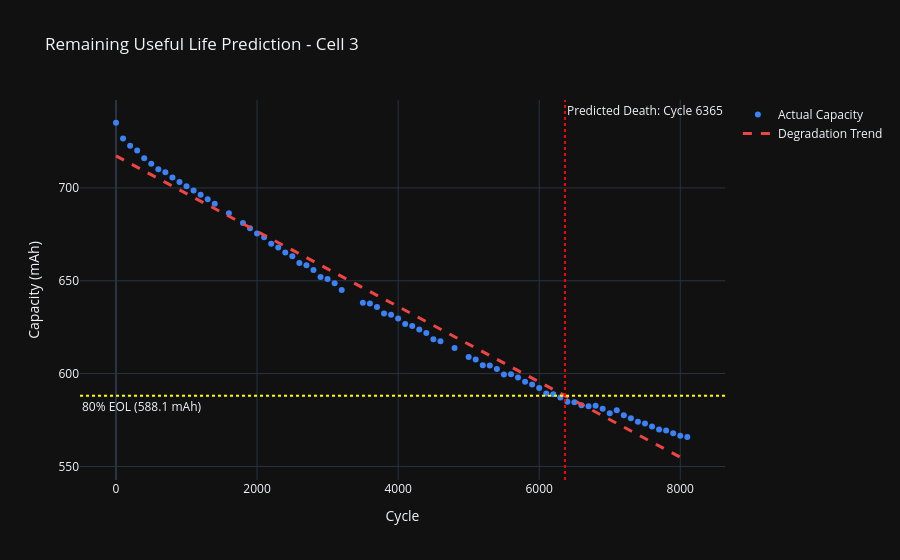

Here is the notebook cell this chart was saved with:
### Markdown cell above
Cell 3 Prediction

### Code cell
# Select one specific cell for the prediction (e.g., cell '3')
cell_id = '3'
df_cell = df[df['cell'] == cell_id].dropna(subset=['capacity_mAh', 'cyc']).copy()

# Calculate 80% EOL Threshold based on the first recorded cycle
initial_cap = df_cell['capacity_mAh'].iloc[0]
eol_cap = initial_cap * 0.8

# Fit a simple linear trendline (y = mx + c)
coefficients = np.polyfit(df_cell['cyc'], df_cell['capacity_mAh'], 1)
trend_func = np.poly1d(coefficients)

# Calculate mathematically at what cycle the trendline hits the EOL capacity
# mx + c = eol_cap  =>  x = (eol_cap - c) / m
predicted_eol_cycle = (eol_cap - coefficients[1]) / coefficients[0]

# Create X values for the trendline that stretch out past the EOL
x_trend = np.linspace(0, max(df_cell['cyc'].max(), predicted_eol_cycle * 1.1), 100)

fig_rul = go.Figure()

# 1. Plot actual data
fig_rul.add_trace(go.Scatter(
    x=df_cell['cyc'], y=df_cell['capacity_mAh'], 
    mode='markers', name='Actual Capacity', marker=dict(color='#3b82f6')
))

# predictive trendline
fig_rul.add_trace(go.Scatter(
    x=x_trend, y=trend_func(x_trend), 
    mode='lines', name='Degradation Trend', 
    line=dict(dash='dash', color='#ef4444', width=3)
))

# 80% EOL horizontal line
fig_rul.add_hline(
    y=eol_cap, line_dash="dot", line_color="yellow", 
    annotation_text=f"80% EOL ({eol_cap:.1f} mAh)", 
    annotation_position="bottom left"
)

# Predicted EOL vertical line
fig_rul.add_vline(
    x=predicted_eol_cycle, line_dash="dot", line_color="red",
    annotation_text=f"Predicted Death: Cycle {int(predicted_eol_cycle)}", 
    annotation_position="top right"
)

fig_rul.update_layout(
    title=f"Remaining Useful Life Prediction - Cell {cell_id}",
    xaxis_title="Cycle",
    yaxis_title="Capacity (mAh)",
    template="plotly_dark"
)

fig_rul.show()

### Figure 1 — Plotly figure (JSON) as saved in the notebook; plotly's stock layout.template omitted (floating-point values rounded to 4 significant figures)
{"data": [{"marker": {"color": "#3b82f6"}, "mode": "markers", "name": "Actual Capacity", "type": "scatter", "x": [0, 100, 200, 300, 400, 500, 600, 700, 800, 900, 1000, 1100, 1200, 1300, 1400, 1600, 1800, 1900, 2000, 2100, 2200, 2300, 2400, 2500, 2600, 2700, 2800, 2900, 3000, 3100, 3200, 3500, 3600, 3700, 3800, 3900, 4000, 4100, 4200, 4300, 4400, 4500, 4600, 4800, 5000, 5100, 5200, 5300, 5400, 5500, 5600, 5700, 5800, 5900, 6000, 6100, 6200, 6300, 6400, 6500, 6600, 6700, 6800, 6900, 7000, 7100, 7200, 7300, 7400, 7500, 7600, 7700, 7800, 7900, 8000, 8100], "y": [735.1, 726.7, 722.7, 720.2, 716.1, 713.1, 710.1, 708.5, 705.6, 703.2, 700.9, 698.7, 696.3, 693.9, 691.5, 686.4, 681.1, 678.2, 675.4, 673.4, 669.9, 668.0, 665.2, 663.2, 659.6, 658.4, 655.9, 652.0, 651.0, 648.7, 645.1, 638.2, 637.7, 635.9, 632.3, 631.7, 629.7, 626.7, 625.7, 623.8, 621.9, 618.4, 617.4, 613.8, 608.9, 607.6, 604.5, 604.4, 602.5, 599.5, 599.6, 597.9, 595.6, 594.2, 592.3, 589.3, 588.8, 587.2, 584.9, 584.6, 583.0, 582.5, 582.7, 581.1, 578.7, 580.3, 577.6, 576.0, 574.1, 573.1, 571.6, 569.9, 569.3, 567.9, 566.5, 565.9]}, {"line": {"color": "#ef4444", "dash": "dash", "width": 3}, "mode": "lines", "name": "Degradation Trend", "type": "scatter", "x": [0.0, 81.82, 163.6, 245.5, 327.3, 409.1, 490.9, 572.7, 654.5, 736.4, 818.2, 900.0, 981.8, 1064.0, 1145.0, 1227.0, 1309.0, 1391.0, 1473.0, 1555.0, 1636.0, 1718.0, 1800.0, 1882.0, 1964.0, 2045.0, 2127.0, 2209.0, 2291.0, 2373.0, 2455.0, 2536.0, 2618.0, 2700.0, 2782.0, 2864.0, 2945.0, 3027.0, 3109.0, 3191.0, 3273.0, 3355.0, 3436.0, 3518.0, 3600.0, 3682.0, 3764.0, 3845.0, 3927.0, 4009.0, 4091.0, 4173.0, 4255.0, 4336.0, 4418.0, 4500.0, 4582.0, 4664.0, 4745.0, 4827.0, 4909.0, 4991.0, 5073.0, 5155.0, 5236.0, 5318.0, 5400.0, 5482.0, 5564.0, 5645.0, 5727.0, 5809.0, 5891.0, 5973.0, 6055.0, 6136.0, 6218.0, 6300.0, 6382.0, 6464.0, 6545.0, 6627.0, 6709.0, 6791.0, 6873.0, 6955.0, 7036.0, 7118.0, 7200.0, 7282.0, 7364.0, 7445.0, 7527.0, 7609.0, 7691.0, 7773.0, 7855.0, 7936.0, 8018.0, 8100.0], "y": [717.3, 715.6, 713.9, 712.3, 710.6, 709.0, 707.3, 705.6, 704.0, 702.3, 700.7, 699.0, 697.3, 695.7, 694.0, 692.4, 690.7, 689.0, 687.4, 685.7, 684.1, 682.4, 680.7, 679.1, 677.4, 675.8, 674.1, 672.4, 670.8, 669.1, 667.5, 665.8, 664.1, 662.5, 660.8, 659.2, 657.5, 655.8, 654.2, 652.5, 650.9, 649.2, 647.5, 645.9, 644.2, 642.6, 640.9, 639.2, 637.6, 635.9, 634.3, 632.6, 630.9, 629.3, 627.6, 626.0, 624.3, 622.6, 621.0, 619.3, 617.7, 616.0, 614.3, 612.7, 611.0, 609.4, 607.7, 606.0, 604.4, 602.7, 601.1, 599.4, 597.7, 596.1, 594.4, 592.8, 591.1, 589.4, 587.8, 586.1, 584.5, 582.8, 581.1, 579.5, 577.8, 576.2, 574.5, 572.8, 571.2, 569.5, 567.9, 566.2, 564.5, 562.9, 561.2, 559.6, 557.9, 556.2, 554.6, 552.9]}], "layout": {"annotations": [{"showarrow": false, "text": "80% EOL (588.1 mAh)", "x": 0, "xanchor": "left", "xref": "x domain", "y": 588.1, "yanchor": "top", "yref": "y"}, {"showarrow": false, "text": "Predicted Death: Cycle 6365", "x": 6366.0, "xanchor": "left", "xref": "x", "y": 1, "yanchor": "top", "yref": "y domain"}], "shapes": [{"line": {"color": "yellow", "dash": "dot"}, "type": "line", "x0": 0, "x1": 1, "xref": "x domain", "y0": 588.1, "y1": 588.1, "yref": "y"}, {"line": {"color": "red", "dash": "dot"}, "type": "line", "x0": 6366.0, "x1": 6366.0, "xref": "x", "y0": 0, "y1": 1, "yref": "y domain"}], "title": {"text": "Remaining Useful Life Prediction - Cell 3"}, "xaxis": {"title": {"text": "Cycle"}}, "yaxis": {"title": {"text": "Capacity (mAh)"}}}}
